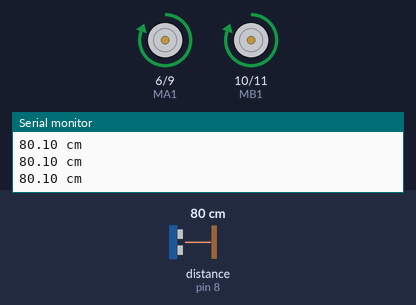
This sketch was run on a simulated Arduino Uno, built with avr-gcc and run on an emulated ATmega328P. Shown: motor-driver pin pairs drawn as motors (green arrow = first pin HIGH = forward, orange = second pin HIGH = backward, longer = more drive), the last lines printed to the serial monitor. Wiring (inferred from the names in the program): ultrasonic range finder: trigger pin 7; echo pin 8. The inputs (shaded band) are chosen by the test bench; at power-on: distance to the obstacle (sensor on pin 8) 80 cm. The echo pulse lasts 58.3 µs per cm.

Above: at 1.2 s.
1.3 s: distance to the obstacle (sensor on pin 8) set to 17 cm
2.8 s: distance to the obstacle (sensor on pin 8) set to 13 cm
At 3.3 s:
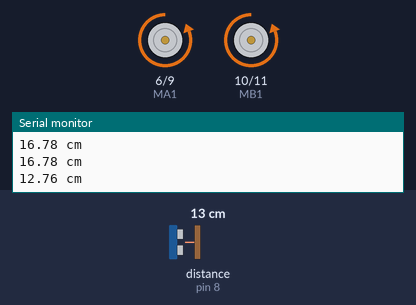
5.8 s: distance to the obstacle (sensor on pin 8) set to 18 cm
At 6.6 s:
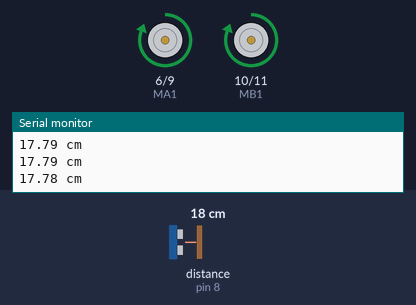
7.3 s: distance to the obstacle (sensor on pin 8) set to 2 cm
At 8.4 s:
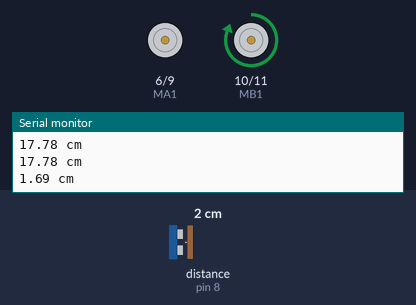
Timing chart, 0 to 11.3 s (numbered marks = the images above; inputs shaded):
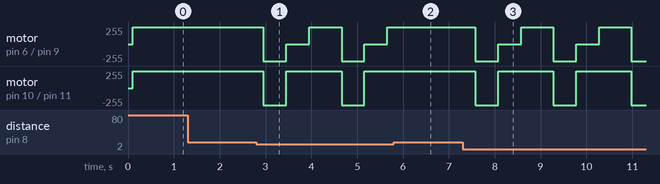

Measured:
- the behaviour switches between 16 and 15 cm on distance to the obstacle (sensor on pin 8) (found by bisection; images 0 and 1)
- after the input at 5.8 s, motor on pin 6 (MA1) / pin 9 (MA2), motor on pin 10 (MB1) / pin 11 (MB2): stays forward 255/255 (without the input it goes to backward 255/255 after 0.56 s)

The sketch:

OBSTACLES_ROBOT.ino
```cpp
//Ports connected to the Driver
int MA1=6;
int MA2=9;
int MB1=10;
int MB2=11;

//Defining Trig and Echo Pins
const int Trig=7;
const int Echo=8;

//Variables to store time and distance.
float t, d;

void sensor_reading(){
    //We follow the sequence suggested by maker.
  digitalWrite(Trig, LOW);
  delayMicroseconds(2);
  digitalWrite(Trig, HIGH);
  delayMicroseconds(10);
  digitalWrite(Trig, LOW);

  t=pulseIn(Echo, HIGH);
  //We calculate the distance as maker said.
  d=t/58.0;
  //We have the distance in cm.
  Serial.print(d);
  Serial.print(" cm");
  Serial.println();
  //100 ms for each read.
  delay(100);
}
void setup() {
  //Initializing Ports as outputs
  pinMode(MA1, OUTPUT);
  pinMode(MA2, OUTPUT);
  pinMode(MB1, OUTPUT);
  pinMode(MB2, OUTPUT);

  pinMode(Trig, OUTPUT);
  pinMode(Echo, INPUT);

  Serial.begin(9600);

}

void loop() {
  sensor_reading();
  if(d>15){
  digitalWrite(MA1, HIGH);
  digitalWrite(MA2, LOW);
  digitalWrite(MB1, HIGH);
  digitalWrite(MB2, LOW);
  delay(100);
  }
  else{
  digitalWrite(MA1, LOW);
  digitalWrite(MA2, HIGH);
  digitalWrite(MB1, LOW);
  digitalWrite(MB2, HIGH);
  delay(500);
  digitalWrite(MA1, LOW);
  digitalWrite(MA2, LOW);
  digitalWrite(MB1, HIGH);
  digitalWrite(MB2, LOW);
  delay(500);
  digitalWrite(MA1, HIGH);
  digitalWrite(MA2, LOW);
  digitalWrite(MB1, HIGH);
  digitalWrite(MB2, LOW);
  delay(500);

  sensor_reading();
  }


  /*
  //Routine to go forward
  digitalWrite(MA1, HIGH);
  digitalWrite(MA2, LOW);
  digitalWrite(MB1, HIGH);
  digitalWrite(MB2, LOW);
  delay(2000);

  //Routine to go Backward
  digitalWrite(MA1, LOW);
  digitalWrite(MA2, HIGH);
  digitalWrite(MB1, LOW);
  digitalWrite(MB2, HIGH);
  delay(2000);

  //Routine to go left
  digitalWrite(MA1, LOW);
  digitalWrite(MA2, LOW);
  digitalWrite(MB1, HIGH);
  digitalWrite(MB2, LOW);
  delay(2000);

  //Routine to go right
  digitalWrite(MA1, HIGH);
  digitalWrite(MA2, LOW);
  digitalWrite(MB1, LOW);
  digitalWrite(MB2, LOW);
  delay(2000);
*/
}
```
